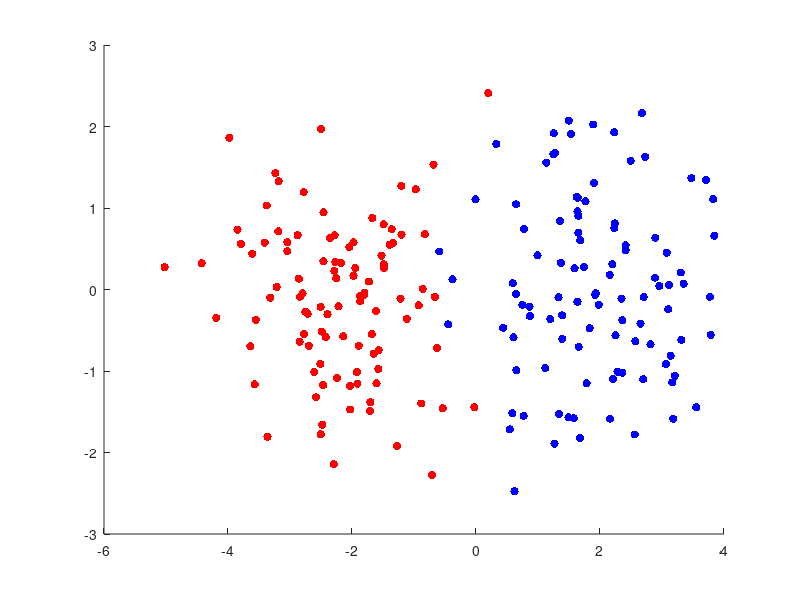
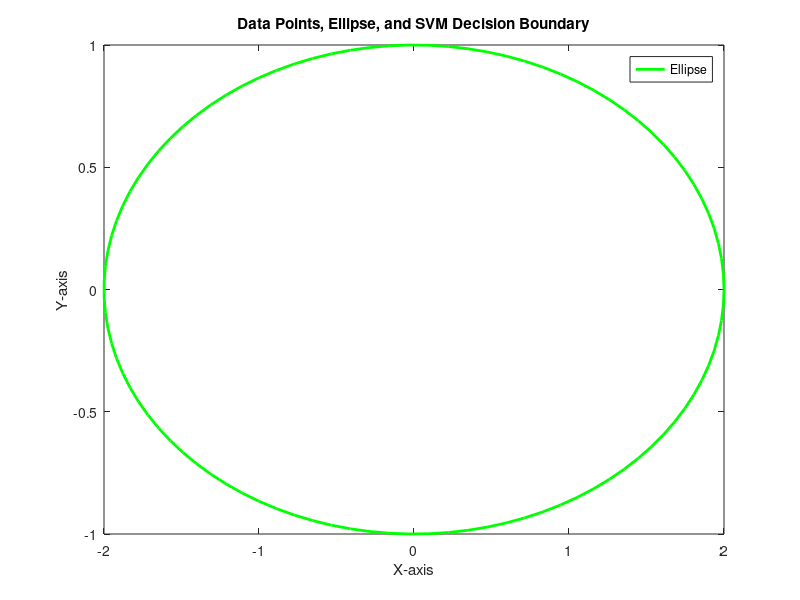

Here is the MATLAB script that generated these plots, in order:
% Step 1: Generate or obtain your data points (X, Y coordinates)
% For demonstration purposes, let's create two sets of random data points
num_points = 100;
class1 = [randn(num_points, 1) + 2, randn(num_points, 1)];
class2 = [randn(num_points, 1) - 2, randn(num_points, 1)];

% Concatenate the data points and create labels for classes (1 and -1)
data = [class1; class2];
labels = [ones(num_points, 1); -ones(num_points, 1)];

% Step 2: Train the SVM model
svm_model = fitcsvm(data, labels, 'KernelFunction', 'rbf', 'BoxConstraint', 1);

% Step 3: Compute the SVM decision boundary
% For visualization purposes, we'll compute and draw an ellipse that represents the decision boundary.
% You can compute the decision boundary based on the SVM model's coefficients and support vectors.

% Generate a set of points in the (X, Y) plane to create an ellipse
theta = linspace(0, 2*pi, 100);
ellipse_x = 2 * cos(theta); % Example ellipse with semi-major axis of 2
ellipse_y = 1 * sin(theta); % Example ellipse with semi-minor axis of 1

% Step 4: Plot the data points, ellipse, and decision boundary
figure;
scatter(class1(:, 1), class1(:, 2), 'filled', 'MarkerFaceColor', 'b');
hold on;
scatter(class2(:, 1), class2(:, 2), 'filled', 'MarkerFaceColor', 'r');

% Example ellipse parameters
ellipse_center = [0, 0];      % Center of the ellipse
ellipse_radius_major = 2;    % Semi-major axis of the ellipse
ellipse_radius_minor = 1;    % Semi-minor axis of the ellipse

% Generate points on the ellipse using parametric equations
theta = linspace(0, 2*pi, 100);
ellipse_points_x = ellipse_center(1) + ellipse_radius_major * cos(theta);
ellipse_points_y = ellipse_center(2) + ellipse_radius_minor * sin(theta);

% Plot the ellipse
figure;
plot(ellipse_points_x, ellipse_points_y, 'g', 'LineWidth', 2);
hold on;

% Your scatter plot data and SVM decision boundary plotting code here

xlabel('X-axis');
ylabel('Y-axis');
title('Data Points, Ellipse, and SVM Decision Boundary');
legend('Ellipse', 'Class 1', 'Class 2', 'SVM Decision Boundary');